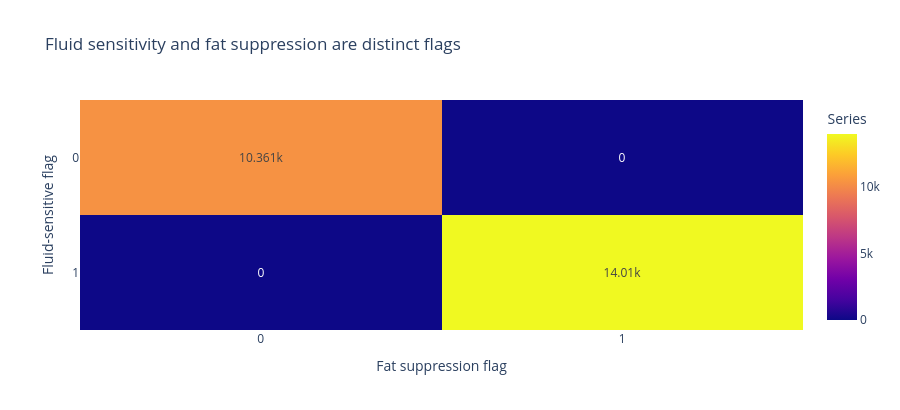

Notebook code for this chart:
### Code cell
joint = pd.read_csv(RUN / "contrast_joint_counts.csv")
matrix = joint.pivot(index="Fluid_Sensitive", columns="Fat_Suppression", values="series")
fig = px.imshow(matrix, text_auto=True, aspect="auto", title="Fluid sensitivity and fat suppression are distinct flags",
    labels={"x": "Fat suppression flag", "y": "Fluid-sensitive flag", "color": "Series"})
fig.update_xaxes(tickmode="array", tickvals=[0,1], ticktext=["0", "1"])
fig.update_yaxes(tickmode="array", tickvals=[0,1], ticktext=["0", "1"])
fig.update_layout(height=410)
fig.show(renderer="plotly_mimetype")

### Figure 1 — Plotly figure (JSON) as saved in the notebook; plotly's stock layout.template omitted (floating-point values rounded to 4 significant figures)
{"data": [{"coloraxis": "coloraxis", "hovertemplate": "Fat suppression flag: %{x}<br>Fluid-sensitive flag: %{y}<br>Series: %{z}<extra></extra>", "name": "0", "texttemplate": "%{z}", "type": "heatmap", "x": [0, 1], "xaxis": "x", "y": [0, 1], "yaxis": "y", "z": [[10361, 0], [0, 14010]]}], "layout": {"coloraxis": {"colorbar": {"title": {"text": "Series"}}, "colorscale": [[0, "#0d0887"], [0.1111, "#46039f"], [0.2222, "#7201a8"], [0.3333, "#9c179e"], [0.4444, "#bd3786"], [0.5556, "#d8576b"], [0.6667, "#ed7953"], [0.7778, "#fb9f3a"], [0.8889, "#fdca26"], [1, "#f0f921"]]}, "height": 410, "title": {"text": "Fluid sensitivity and fat suppression are distinct flags"}, "xaxis": {"anchor": "y", "domain": [0, 1], "tickmode": "array", "ticktext": ["0", "1"], "tickvals": [0, 1], "title": {"text": "Fat suppression flag"}}, "yaxis": {"anchor": "x", "autorange": "reversed", "domain": [0, 1], "tickmode": "array", "ticktext": ["0", "1"], "tickvals": [0, 1], "title": {"text": "Fluid-sensitive flag"}}}}
